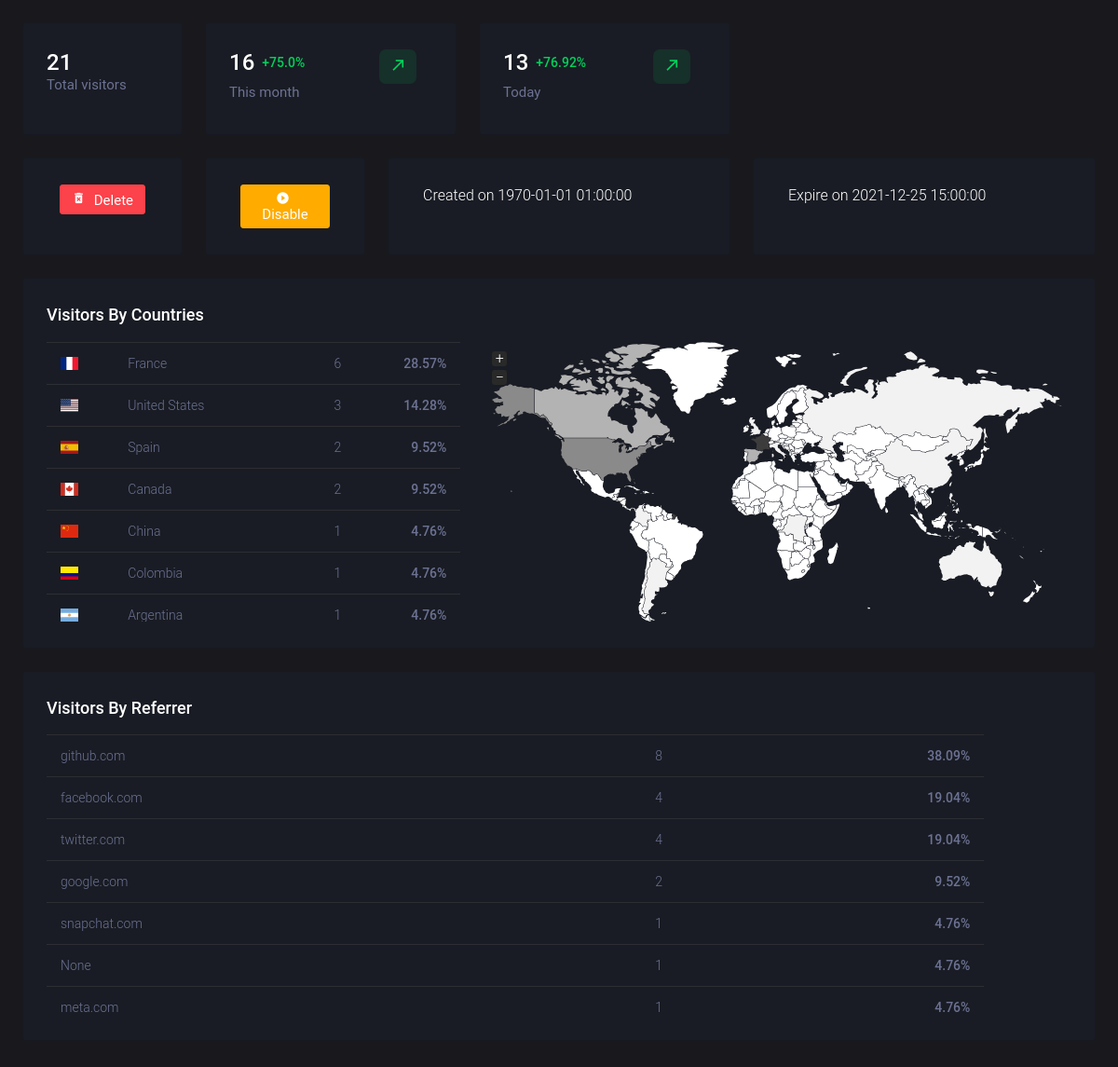
Page /dashboard/links/1W1tT4U6 on the committed database.
### backend_db.py (models this page shows, shortened)
class Visitor(db.Model):
	__tablename__ = "visitors"
	id = db.Column(db.Integer, primary_key=True, unique=True, nullable=False)
	visited = db.Column(db.String, db.ForeignKey('links.code'), nullable=False)
	visited_ = db.relationship("Link", backref="visitors.visited")
	visite_date = db.Column(db.DateTime, nullable=False)
	ip = db.Column(db.String, nullable=False)
	referred_from = db.Column(db.String)
	continent = db.Column(db.String)
	country = db.Column(db.String)
	city = db.Column(db.String)
	using_cellular = db.Column(db.Boolean, nullable=False)
	under_proxy = db.Column(db.Boolean, nullable=False)

### frontend.py (the view)
@app.route('/dashboard/links/<code>')
def dashboard_links(code):
	l = backend.loadLinkByCode(code)
	return render_template("dash_links.html", link=l, n_visitors=l.n_visitors)

### templates/dash_links.html (shortened to what this page needs)
<!DOCTYPE html>
<html>
<head>
	<link rel="stylesheet" type="text/css" href="{{url_for('static', filename='css/style.css')}}">
	<link rel="stylesheet" type="text/css" href="{{url_for('static', filename='vendors/jvectormap/jquery-jvectormap.css')}}">
	<link rel="stylesheet" type="text/css" href="{{url_for('static', filename='vendors/jvectormap/jquery-jvectormap.css')}}">
	<link rel="stylesheet" type="text/css" href="{{url_for('static', filename='vendors/flag-icon-css/css/flag-icon.min.css')}}">
	<link rel="stylesheet" type="text/css" href="{{url_for('static', filename='vendors/mdi/css/materialdesignicons.min.css')}}">
</head>
<body>
<div style="padding: 1.5rem">
	<div class="row">
		<div class="col-xl-2 col-sm-3 grid-margin stretch-card">
			<div class="card">
				<div class="card-body">
				<div class="row">
					<div class="col-8">
						<div class="d-flex align-items-center align-self-start">
							<h3 class="mb-0">{{link.views}}</h3>
						</div>
					</div>
				</div>
				<h6 class="text-muted font-weight-normal">Total visitors</h6>
				</div>
			</div>
		</div>
		<div class="col-xl-3 col-sm-4 grid-margin stretch-card">
			<div class="card">
				<div class="card-body">
				<div class="row">
					<div class="col-8">
						<div class="d-flex align-items-center align-self-start">
							<h3 class="mb-0">{{n_visitors['month']}}</h3>
							{% if n_visitors['month'] > n_visitors['last_month'] %}
							<p class="text-success ml-2 mb-0 font-weight-medium">+{{(100*(n_visitors['month']-n_visitors['last_month'])/n_visitors['month'])|round(2, 'floor')}}%</p>
							{% else %}
							<p class="text-danger ml-2 mb-0 font-weight-medium">-{{(100*(n_visitors['last_month']-n_visitors['month'])/n_visitors['last_month'])|round(2, 'floor')}}%</p>
							{% endif %}
						</div>
					</div>
					<div class="col-1">
						{% if n_visitors['month'] > n_visitors['last_month'] %}
						<div class="icon icon-box-success">
							<span class="mdi mdi-arrow-top-right icon-item"></span>
						</div>
						{% else %}
						<div class="icon icon-box-danger">
							<span class="mdi mdi-arrow-bottom-left icon-item"></span>
						</div>
						{% endif %}
					</div>
				</div>
				<h6 class="text-muted font-weight-normal">This month</h6>
				</div>
			</div>
		</div>
		<div class="col-xl-3 col-sm-4 grid-margin stretch-card">
			<div class="card">
				<div class="card-body">
				<div class="row">
					<div class="col-8">
						<div class="d-flex align-items-center align-self-start">
							<h3 class="mb-0">{{n_visitors['day']}}</h3>
							{% if n_visitors['day'] > n_visitors['last_day'] %}
							<p class="text-success ml-2 mb-0 font-weight-medium">+{{(100*(n_visitors['day']-n_visitors['last_day'])/n_visitors['day'])|round(2, 'floor')}}%</p>
							{% else %}
							<p class="text-danger ml-2 mb-0 font-weight-medium">-{{(100*(n_visitors['last_day']-n_visitors['day'])/n_visitors['last_day'])|round(2, 'floor')}}%</p>
							{% endif %}
						</div>
					</div>
					<div class="col-1">
						{% if n_visitors['day'] > n_visitors['last_day'] %}
						<div class="icon icon-box-success">
							<span class="mdi mdi-arrow-top-right icon-item"></span>
						</div>
						{% else %}
						<div class="icon icon-box-danger">
							<span class="mdi mdi-arrow-bottom-left icon-item"></span>
						</div>
						{% endif %}
					</div>
				</div>
				<h6 class="text-muted font-weight-normal">Today</h6>
				</div>
			</div>
		</div>
	</div>
	<div class="row">
		<div class="col-xl-2 col-sm-3 grid-margin stretch-card">
			<div class="card">
				<div class="card-body">
					<div class="col d-flex justify-content-center align-items-center">
						<form action="{{request.path}}/delete" method="POST" id="delete-form">
							{% if link.status == -1 %}
							<button class="btn btn-danger disabled" disabled type="submit" id="delete-link">
								<i class="mdi mdi-delete-forever"></i>
								<span>Delete</span>
							</button>
							{% else %}
							<button class="btn btn-danger" type="submit" id="delete-link">
								<i class="mdi mdi-delete-forever"></i>
								<span>Delete</span>
							</button>
							{% endif %}
						</form>
					</div>
				</div>
			</div>
		</div>
		<div class="col-xl-2 col-sm-3 grid-margin stretch-card">
			<div class="card">
				<div class="card-body">
					<div class="col d-flex justify-content-center align-items-center">
							{% if link.status == 1 %}
								{% if link.status == -1 %}
								<form action="{{request.path}}/enable" method="POST">
									<button class="btn btn-success disabled" disabled type="submit" id="enable-link">
										<i class="mdi mdi-play-circle"></i>
										<span>Enable</span>
									</button>
								</form>
								{% else %}
								<form action="{{request.path}}/enable" method="POST">
									<button class="btn btn-success" type="submit" id="enable-link">
										<i class="mdi mdi-play-circle"></i>
										<span>Enable</span>
									</button>
								</form>
								{% endif %}
							{% else %}
								{% if link.status == -1 %}
								<form action="{{request.path}}/disable" method="POST">
									<button class="btn btn-warning disabled" disabled type="submit" id="disable-link">
										<i class="mdi mdi-play-circle"></i>
										<span>Disable</span>
									</button>
								</form>
								{% else %}
								<form action="{{request.path}}/disable" method="POST">
									<button class="btn btn-warning" type="submit" id="disable-link">
										<i class="mdi mdi-play-circle"></i>
										<span>Disable</span>
									</button>
								</form>
								{% endif %}
							{% endif %}
					</div>
				</div>
			</div>
		</div>
		<div class="col-xl-4 col-sm-3 grid-margin stretch-card">
			<div class="card">
				<div class="card-body">
					<div class="col">
						<span>Created on {{link.created}}</span>
					</div>
				</div>
			</div>
		</div>
		<div class="col-xl-4 col-sm-3 grid-margin stretch-card">
			<div class="card">
				<div class="card-body">
					<div class="col">
						<span>Expire on {{link.expires}}</span>
					</div>
				</div>
			</div>
		</div>
	</div>
	<div class="row grid-margin">
		<div class="col-12">
			<div class="card">
				<div class="card-body">
					<h4 class="card-title">Visitors by Countries</h4>
					<div class="row">
						<div class="col-md-5" style="max-height: 300px;">
							<div class="table-responsive" style="max-height: inherit;">
								<table class="table">
									<tbody>
										{% for country in link.visitors_country_list.values() %}
										<tr>
											<td><i class="flag-icon flag-icon-{{country.code.lower()}}"></i></td>
											<td>{{country.name}}</td>
											<td class="text-right">{{country.n_visitors}}</td>
											<td class="text-right font-weight-medium">{{country.prct_visitors|round(2, 'floor')}}%</td>
										</tr>
										{% endfor %}
									</tbody>
								</table>
							</div>
						</div>
						<div class="col-md-7">
							<div id="audience-map" class="vector-map"></div>
						</div>
					</div>
				</div>
			</div>
		</div>
	</div>
	<div class="row grid-margin">
		<div class="col-12">
			<div class="card">
				<div class="card-body">
					<h4 class="card-title">Visitors by referrer</h4>
					<div class="row" style="max-height: 300px;">
						<div class="col-md-11" style="max-height: inherit;">
							<div class="table-responsive" style="max-height: inherit;">
								<table class="table">
									<tbody>
										{% for referrer in link.visitors_referrer_list.values() %}
										<tr>
											<td>{{referrer.name}}</td>
											<td class="text-right">{{referrer.n_visitors}}</td>
											<td class="text-right font-weight-medium">{{referrer.prct_visitors|round(2, 'floor')}}%</td>
										</tr>
										{% endfor %}
									</tbody>
								</table>
							</div>
						</div>
					</div>
				</div>
			</div>
		</div>
	</div>
</div>
</body>
</html>

### rows in the picture
Visitor: shows a picture, name "France", n_visitors "6", prct_visitors "28.57", name "facebook.com", n_visitors "4", prct_visitors "19.04"
Visitor: shows a picture, name "United States", n_visitors "3", prct_visitors "14.28", name "twitter.com", n_visitors "4", prct_visitors "19.04"
Visitor: shows a picture, name "Spain", n_visitors "2", prct_visitors "9.52"
Visitor: shows a picture, name "Canada", n_visitors "2", prct_visitors "9.52"
Visitor: shows a picture, name "China", n_visitors "1", prct_visitors "4.76", name "snapchat.com"
Visitor: shows a picture, name "Colombia", n_visitors "1", prct_visitors "4.76"
Visitor: shows a picture, name "Argentina", n_visitors "1", prct_visitors "4.76"
Visitor: name "github.com", n_visitors "8", prct_visitors "38.09"
Visitor: name "google.com", n_visitors "2", prct_visitors "9.52"
Visitor: name "meta.com", n_visitors "1", prct_visitors "4.76"

### other values in the picture
{{ link.views }} "21"
{{ n_visitors['month'] }} "16"
{{ n_visitors['day'] }} "13"
{{ link.created }} "1970-01-01 01:00:00"
{{ link.expires }} "2021-12-25 15:00:00"
{{ referrer.name }} "None"
{{ referrer.n_visitors }} "1"
{{ referrer.prct_visitors|round(2, 'floor') }} "4.76"
